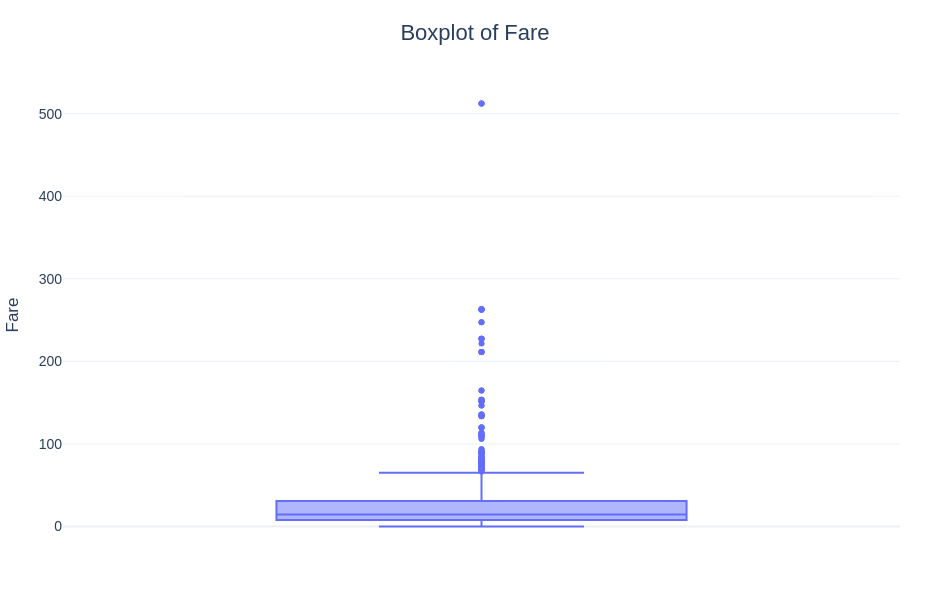

The notebook cell saved with this chart:
### Code cell
fig = viz.boxplot("Fare")

fig.show()

### Figure 1 — Plotly figure (JSON) as saved in the notebook; plotly's stock layout.template omitted (floating-point values rounded to 4 significant figures; data arrays with more than 128 entries replaced by an {"elided": "..."} marker saying what was removed)
{"data": [{"alignmentgroup": "True", "boxpoints": "outliers", "hovertemplate": "Fare=%{y}<extra></extra>", "legendgroup": "", "marker": {"color": "#636efa"}, "name": "", "notched": false, "offsetgroup": "", "orientation": "v", "showlegend": false, "type": "box", "x0": " ", "xaxis": "x", "y": {"elided": "891 float values"}, "y0": " ", "yaxis": "y"}], "layout": {"boxmode": "group", "font": {"family": "Arial", "size": 14}, "height": 600, "legend": {"title": {"text": ""}, "tracegroupgap": 0}, "margin": {"b": 50, "l": 50, "r": 50, "t": 80}, "title": {"font": {"size": 22}, "text": "Boxplot of Fare", "x": 0.5, "xanchor": "center"}, "width": 950, "xaxis": {"anchor": "y", "domain": [0, 1]}, "yaxis": {"anchor": "x", "domain": [0, 1], "title": {"text": "Fare"}}}}
